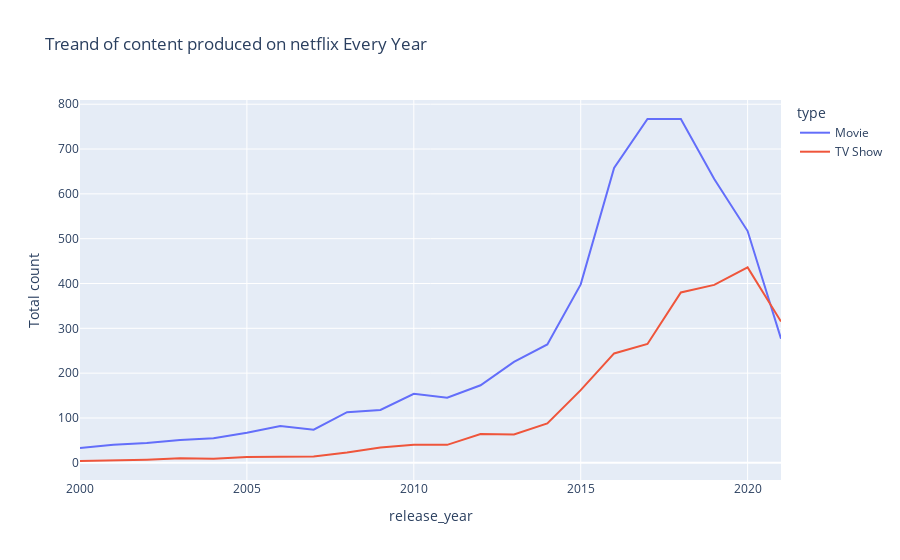

Notebook code cell kept with this figure:
### Code cell
df1=df[["type","release_year"]]
df1=df1.groupby(["type","release_year"]).size().reset_index(name="Total count")
df1=df1[df1["release_year"]>=2000]
graph=px.line(df1,x="release_year",y="Total count", color="type",title="Treand of content produced on netflix Every Year")
graph.show()

### Figure 1 — Plotly figure (JSON) as saved in the notebook; plotly's stock layout.template omitted (floating-point values rounded to 4 significant figures)
{"data": [{"hovertemplate": "type=Movie<br>release_year=%{x}<br>Total count=%{y}<extra></extra>", "legendgroup": "Movie", "line": {"color": "#636efa", "dash": "solid"}, "marker": {"symbol": "circle"}, "mode": "lines", "name": "Movie", "orientation": "v", "showlegend": true, "type": "scatter", "x": [2000, 2001, 2002, 2003, 2004, 2005, 2006, 2007, 2008, 2009, 2010, 2011, 2012, 2013, 2014, 2015, 2016, 2017, 2018, 2019, 2020, 2021], "xaxis": "x", "y": [33, 40, 44, 51, 55, 67, 82, 74, 113, 118, 154, 145, 173, 225, 264, 398, 658, 767, 767, 633, 517, 277], "yaxis": "y"}, {"hovertemplate": "type=TV Show<br>release_year=%{x}<br>Total count=%{y}<extra></extra>", "legendgroup": "TV Show", "line": {"color": "#EF553B", "dash": "solid"}, "marker": {"symbol": "circle"}, "mode": "lines", "name": "TV Show", "orientation": "v", "showlegend": true, "type": "scatter", "x": [2000, 2001, 2002, 2003, 2004, 2005, 2006, 2007, 2008, 2009, 2010, 2011, 2012, 2013, 2014, 2015, 2016, 2017, 2018, 2019, 2020, 2021], "xaxis": "x", "y": [4, 5, 7, 10, 9, 13, 14, 14, 23, 34, 40, 40, 64, 63, 88, 162, 244, 265, 380, 397, 436, 315], "yaxis": "y"}], "layout": {"autosize": true, "legend": {"title": {"text": "type"}, "tracegroupgap": 0}, "title": {"text": "Treand of content produced on netflix Every Year"}, "xaxis": {"anchor": "y", "autorange": true, "domain": [0, 1], "range": [2000, 2021], "title": {"text": "release_year"}, "type": "linear"}, "yaxis": {"anchor": "x", "autorange": true, "domain": [0, 1], "range": [-38.39, 809.4], "title": {"text": "Total count"}, "type": "linear"}}}
